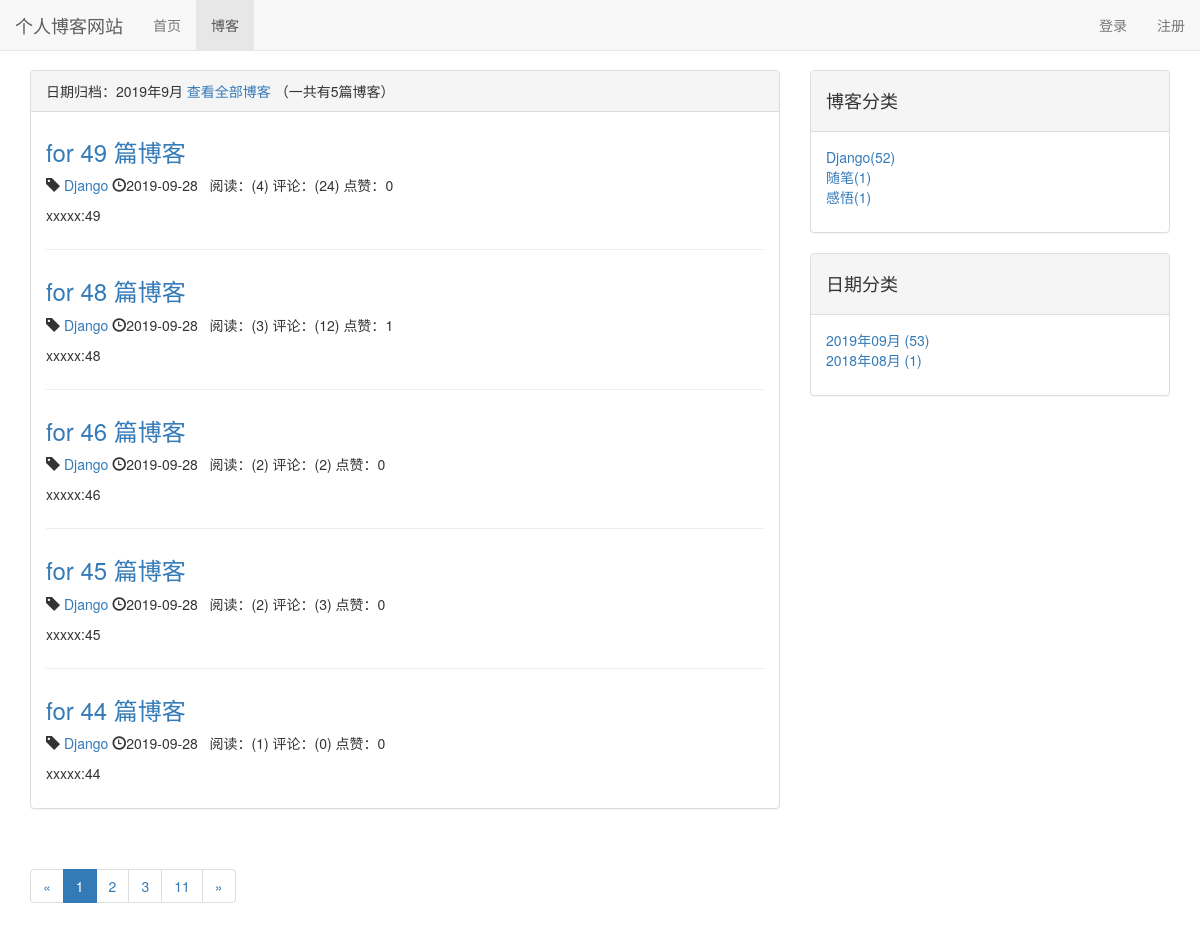
The app's page /blogs/date/2019/9 with its own data.
### blog/models.py (models this page shows, shortened)
class Blog(models.Model,ReadNumExpandMethod):
    title = models.CharField(max_length=50)
    blog_type =models.ForeignKey(BlogType,on_delete=models.CASCADE)
    content = RichTextUploadingField()
    author = models.ForeignKey(User,on_delete=models.CASCADE)
    read_details = GenericRelation(ReadDetail)
    created_time = models.DateTimeField(auto_now_add=True)
    last_updated_time = models.DateTimeField(auto_now=True)
    class Meta:
        ordering=['-created_time']

class BlogType(models.Model):
    type_name = models.CharField(max_length=50)
    def __str__(self):
        return self.type_name

### read_statistics/models.py (models this page shows)
class ReadNum(models.Model):
    read_num = models.IntegerField(default=0)
    content_type = models.ForeignKey(ContentType,on_delete=models.CASCADE)
    object_id = models.PositiveIntegerField()
    content_object = GenericForeignKey('content_type','object_id')

### likes/models.py (models this page shows)
class LikeCount(models.Model):
    content_type =models.ForeignKey(ContentType,on_delete=models.CASCADE)
    object_id = models.PositiveIntegerField()
    content_object =GenericForeignKey('content_type','object_id')
    liked_num = models.IntegerField(default=0)

### blog/views.py (the view)
# urls.py: path('date/<int:year>/<int:month>',views.blogs_with_date,name='blogs_with_date')
def blogs_with_date(request,year,month):
    blogs_all_list = Blog.objects.filter(created_time__year=year,created_time__month=month)
    context = get_blog_list_common_data(request,blogs_all_list)
    blogs_with_date = '%s年%s月'% (year,month)
    context['blog_with_date'] =blogs_with_date
    return render(request, 'blog/blogs_with_dates.html', context=context)

### comment/templatetags/comment_tags.py (called while the page is built)
@register.simple_tag
def get_comment_count(obj):
    content_type=ContentType.objects.get_for_model(obj)
    comment_count=Comment.objects.filter(content_type=content_type,object_id=obj.id).count()
    return comment_count

### likes/templatetags/like_tags.py (called while the page is built)
@register.simple_tag
def get_like_count(obj):
    content_type = ContentType.objects.get_for_model(obj)
    like_count,create=LikeCount.objects.get_or_create(content_type=content_type,object_id=obj.pk)
    return like_count.liked_num

### read_statistics/models.py (called while the page is built)
    def get_read_num(self):
        try:
            ct = ContentType.objects.get_for_model(self)
            readnum = ReadNum.objects.get(content_type=ct, object_id=self.id)
            return readnum.read_num
        except exceptions.ObjectDoesNotExist:
            return 0

### blog/templates/blog/blogs_with_dates.html (shortened to what this page needs)
{% extends 'blog/blog_list.html' %}
{% block blog_list_title %}
     日期归档：{{ blog_with_date }}
    <a href="{% url 'blog_list' %}">查看全部博客</a>
{% endblock %}

### blog/templates/blog/blog_list.html (shortened to what this page needs)
{% extends 'base.html' %}
{% load staticfiles %}
{% load comment_tags %}
{% load like_tags %}
{% block content %}
    <div class="container">
        <div class="row">
            <div class="col-sm-8 col-md-8">
                <div class="panel panel-default">
                    <div class="panel-heading">{% block blog_list_title %}{% endblock %}（一共有{{ blogs|length }}篇博客）
                    </div>
                    <div class="panel-body">
                        {% for blog in blogs %}
                            <div class="blog">
                                <h3>
                                    <a href="{% url 'blog_detail' blog.id %}">{{ blog.title }}</a>
                                </h3>
                                <p class="blog-info">
                                    <span class="glyphicon glyphicon-tag"></span>
                                    <a href="{% url 'blogs_with_type' blog.blog_type.id %}">
                                        {{ blog.blog_type }}</a>
                                      <span class="glyphicon glyphicon-time"></span>{{ blog.created_time|date:'Y-m-d' }}
                                    &nbsp;&nbsp;<span>阅读：({{ blog.get_read_num }})</span>
                                      <span>评论：({% get_comment_count blog %})</span>
                                      <span>点赞：{% get_like_count blog %}</span>
                                </p>
                                <p>{{ blog.content|truncatechars:30 }}</p>
                            </div>
                        {% empty %}
                            <div class="blog">
                                <h3>---暂无博客，敬请期待</h3>
                            </div>
                        {% endfor %}
                    </div>
                </div>
                <div class="pagination">
                    <nav aria-label="Page navigation">
                        <ul class="pagination">
                            <li>
                                {% if page_of_blogs.has_previous %}
                                    <a href="{% url 'blog_list' %}?page={{ page_of_blogs.previous_page_number }}" aria-label="Previous">
                                        <span aria-hidden="true">&laquo;</span>
                                    </a>
                                {% else %}
                                    <span aria-hidden="true">&laquo;</span>
                                {% endif %}
                            </li>
                            {% for page_num in page_range %}
                                {% if page_num == page_of_blogs.number %}
                                    <li class="active"><a href="{% url 'blog_list' %}?page= {{ page_num }}"><span>{{ page_num }}</span></a></li>
                                {% else %}
                                    <li><a href="{% url 'blog_list' %}?page={{ page_num }}"><span>{{ page_num }}</span></a></li>
                                {% endif %}
                            {% endfor %}
                            <li>
                                {% if page_of_blogs.has_next %}
                                    <a href="{% url 'blog_list' %}?page={{ page_of_blogs.next_page_number }}" aria-label="Next">
                                        <span aria-hidden="true">&raquo;</span>
                                    </a>
                                {% else %}
                                    <span aria-hidden="true">&raquo;</span>
                                {% endif %}
                            </li>
                        </ul>
                    </nav>
                </div>
            </div>
            <div class="col-sm-4 col-md-4">
                <div class="panel panel-default">
                    <div class="panel-heading"><h4>博客分类</h4></div>
                    <div class="panel-body">
                        <ul class='blog-types'>
                            {% for type in blog_types %}
                                <li><a href="{% url 'blogs_with_type' type.id %}">
                                    {{ type.type_name }}({{ type.blog_count }})</a>
                                </li>
                            {% empty %}
                                <p>---暂无分类，敬请期待</p>
                            {% endfor %}
                        </ul>
                    </div>
                </div>
                <div class="panel panel-default">
                    <div class="panel-heading"><h4>日期分类</h4></div>
                    <div class="panel-body">
                        <ul class='blog-types'>
                            {% for blog_date,blog_count in blog_dates.items %}
                                <li><a href="{% url 'blogs_with_date' blog_date.year blog_date.month %}">
                                    {{ blog_date|date:'Y年m月'}} ({{ blog_count }})</a>
                                </li>
                            {% empty %}
                                <p>---暂无分类，敬请期待</p>
                            {% endfor %}
                        </ul>
                    </div>
                </div>
            </div>
        </div>
    </div>
{% endblock %}
{% block nav_blog_active %}
    {{ 'active' }}
{% endblock %}
{% block css %}
    <link rel="stylesheet" href="{% static 'blog.css' %}">
{% endblock %}

### static/base.css (style rules this page uses)
* { margin: 0; padding: 0; }
body { margin-top: 70px!important; }

### blog/static/blog.css (style rules this page uses)
ul.blog-types { list-style-type: none }
div.blog:not(:last-child) { margin-bottom: 2em; padding-bottom: 1em; border-bottom: 1px solid #eeeeee; }
div.blog h3 { margin-top: 0.5em; }
div.pagination { text-align: center; }

### records on screen
Blog: title "for 49 篇博客", blog_type "Django", created_time "2019-09-28", get_read_num "4", id "24", id.liked_num "0", content "xxxxx:49"
Blog: title "for 48 篇博客", blog_type "Django", created_time "2019-09-28", get_read_num "3", id "12", id.liked_num "1", content "xxxxx:48"
Blog: title "for 46 篇博客", blog_type "Django", created_time "2019-09-28", get_read_num "2", id "2", id.liked_num "0", content "xxxxx:46"
Blog: title "for 45 篇博客", blog_type "Django", created_time "2019-09-28", get_read_num "2", id "3", id.liked_num "0", content "xxxxx:45"
Blog: title "for 44 篇博客", blog_type "Django", created_time "2019-09-28", get_read_num "1", id "0", id.liked_num "0", content "xxxxx:44"
BlogType: type_name "Django", blog_count "52"
BlogType: type_name "随笔", blog_count "1"
BlogType: type_name "感悟", blog_count "1"

### other values on screen
{{ blog_with_date }} "2019年9月"
{{ blogs|length }} "5"
{{ page_num }} "1"
{{ page_num }} "2" "3" "11"
{{ blog_date|date:'Y年m月' }} "2019年09月" "2018年08月"
{{ blog_count }} "53" "1"
